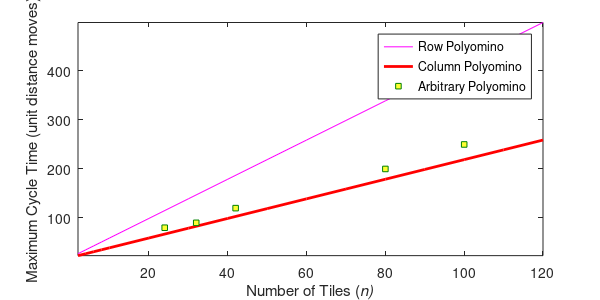

Write MATLAB code to recreate this figure.
% Maximum Moves Plot
figure(7);clf;

x=[2 4 6 8 10 20 30 40 50 60 70 80 90 100 110 120];
y=[27 35 43 51 59 99 139 179 219 259 299 339 379 419 459 499];%Row Part
% y=log(y);
y1=[23 27 31 35 39 59 79 99 119 139 159 179 199 219 239 259];%Column Part
% y1=log(y1);
plot(x,y,'m',x,y1,'r','LineWidth',2)
xlabel('Number of Tiles (\it{n})')
ylabel('Maximum Cycle Time (unit distance moves)')
%title('Maximum Cycle Plot')
axis tight
hold on
x1=[24 32 42 80 100];
y2=[80 90 120 200 250];
plot(x1,y2,'s','MarkerSize',4,...
    'MarkerEdgeColor',[0,0.5,0],...
    'MarkerFaceColor',[1, 1 .2])
axis tight
legend('Row Polyomino','Column Polyomino','Arbitrary Polyomino','Location','Best')

set(gcf,'PaperUnits','inches')
set(gcf,'papersize',[6,3])
set(gcf,'paperposition',[0,0,6,3])
print -dpdf '../pictures/pdf/MaxCycleBlank.pdf'

% % % % Row Part Calculation 
% %  hwidth=4+(2*ceil(10/2)+8);
% % r=((2*9)+hwidth)-3;
% % u=3;
% % d=5;
% % left=(10)*2;
% % sum=r+u+d+left
% % 
% 
% % % Column Part Calculation 
% hwidth=4+(2*ceil(10/2)+8);
% r=2+hwidth;
% u=3;
% d=3+10;
% left=2;
% sum=r+u+d+left;